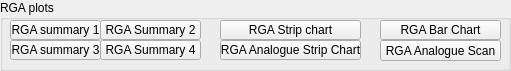
   <widget class="QGroupBox" name="groupBox_2">
    <property name="geometry">
     <rect>
      <x>10</x>
      <y>10</y>
      <width>511</width>
      <height>71</height>
     </rect>
    </property>
    <property name="title">
     <string>RGA plots</string>
    </property>
    <widget class="QEPushButton" name="qepushbutton_22">
     <property name="geometry">
      <rect>
       <x>380</x>
       <y>20</y>
       <width>121</width>
       <height>20</height>
      </rect>
     </property>
     <property name="text">
      <string>RGA Bar Chart</string>
     </property>
     <property name="checkable">
      <bool>false</bool>
     </property>
     <property name="variable" stdset="0">
      <string/>
     </property>
     <property name="altReadbackVariable" stdset="0">
      <string/>
     </property>
     <property name="pressText">
      <string>1</string>
     </property>
     <property name="guiFile" stdset="0">
      <string>barchart.ui</string>
     </property>
     <property name="creationOption" stdset="0">
      <enum>QEPushButton::NewTab</enum>
     </property>
    </widget>
    <widget class="QEPushButton" name="qepushbutton_24">
     <property name="geometry">
      <rect>
       <x>220</x>
       <y>40</y>
       <width>141</width>
       <height>20</height>
      </rect>
     </property>
     <property name="text">
      <string>RGA Analogue Strip Chart</string>
     </property>
     <property name="checkable">
      <bool>false</bool>
     </property>
     <property name="variable" stdset="0">
      <string/>
     </property>
     <property name="altReadbackVariable" stdset="0">
      <string/>
     </property>
     <property name="variableSubstitutions" stdset="0">
      <string>CHD=chbs</string>
     </property>
     <property name="pressText">
      <string>1</string>
     </property>
     <property name="guiFile" stdset="0">
      <string>mv2_main_bar.ui</string>
     </property>
     <property name="creationOption" stdset="0">
      <enum>QEPushButton::NewWindow</enum>
     </property>
    </widget>
    <widget class="QEPushButton" name="qepushbutton_25">
     <property name="geometry">
      <rect>
       <x>220</x>
       <y>20</y>
       <width>141</width>
       <height>20</height>
      </rect>
     </property>
     <property name="text">
      <string>RGA Strip chart</string>
     </property>
     <property name="checkable">
      <bool>false</bool>
     </property>
     <property name="variable" stdset="0">
      <string/>
     </property>
     <property name="altReadbackVariable" stdset="0">
      <string/>
     </property>
     <property name="variableSubstitutions" stdset="0">
      <string>CHD=chas</string>
     </property>
     <property name="pressText">
      <string>1</string>
     </property>
     <property name="guiFile" stdset="0">
      <string>mv2_main_bar.ui</string>
     </property>
     <property name="creationOption" stdset="0">
      <enum>QEPushButton::NewWindow</enum>
     </property>
    </widget>
    <widget class="QEPushButton" name="qepushbutton_27">
     <property name="geometry">
      <rect>
       <x>380</x>
       <y>40</y>
       <width>121</width>
       <height>21</height>
      </rect>
     </property>
     <property name="text">
      <string>RGA Analogue Scan</string>
     </property>
     <property name="checkable">
      <bool>false</bool>
     </property>
     <property name="variable" stdset="0">
      <string/>
     </property>
     <property name="altReadbackVariable" stdset="0">
      <string/>
     </property>
     <property name="pressText">
      <string>1</string>
     </property>
     <property name="guiFile" stdset="0">
      <string>barchart.ui</string>
     </property>
     <property name="creationOption" stdset="0">
      <enum>QEPushButton::NewTab</enum>
     </property>
    </widget>
    <widget class="QEPushButton" name="qepushbutton_26">
     <property name="geometry">
      <rect>
       <x>10</x>
       <y>40</y>
       <width>91</width>
       <height>20</height>
      </rect>
     </property>
     <property name="text">
      <string>RGA summary 3</string>
     </property>
     <property name="checkable">
      <bool>false</bool>
     </property>
     <property name="variable" stdset="0">
      <string/>
     </property>
     <property name="altReadbackVariable" stdset="0">
      <string/>
     </property>
     <property name="variableSubstitutions" stdset="0">
      <string>CHD=chcs</string>
     </property>
     <property name="pressText">
      <string>1</string>
     </property>
     <property name="guiFile" stdset="0">
      <string>mv2_main_bar.ui</string>
     </property>
     <property name="creationOption" stdset="0">
      <enum>QEPushButton::NewWindow</enum>
     </property>
    </widget>
    <widget class="QEPushButton" name="qepushbutton_28">
     <property name="geometry">
      <rect>
       <x>10</x>
       <y>20</y>
       <width>91</width>
       <height>20</height>
      </rect>
     </property>
     <property name="text">
      <string>RGA summary 1</string>
     </property>
     <property name="checkable">
      <bool>false</bool>
     </property>
     <property name="variable" stdset="0">
      <string/>
     </property>
     <property name="altReadbackVariable" stdset="0">
      <string/>
     </property>
     <property name="variableSubstitutions" stdset="0">
      <string>CHD=chas</string>
     </property>
     <property name="pressText">
      <string>1</string>
     </property>
     <property name="guiFile" stdset="0">
      <string>mv2_main_bar.ui</string>
     </property>
     <property name="creationOption" stdset="0">
      <enum>QEPushButton::NewWindow</enum>
     </property>
    </widget>
    <widget class="QEPushButton" name="qepushbutton_29">
     <property name="geometry">
      <rect>
       <x>100</x>
       <y>40</y>
       <width>101</width>
       <height>20</height>
      </rect>
     </property>
     <property name="text">
      <string>RGA Summary 4</string>
     </property>
     <property name="checkable">
      <bool>false</bool>
     </property>
     <property name="variable" stdset="0">
      <string/>
     </property>
     <property name="altReadbackVariable" stdset="0">
      <string/>
     </property>
     <property name="variableSubstitutions" stdset="0">
      <string>CHD=chds</string>
     </property>
     <property name="pressText">
      <string>1</string>
     </property>
     <property name="guiFile" stdset="0">
      <string>mv2_main_bar.ui</string>
     </property>
     <property name="creationOption" stdset="0">
      <enum>QEPushButton::NewWindow</enum>
     </property>
    </widget>
    <widget class="QEPushButton" name="qepushbutton_35">
     <property name="geometry">
      <rect>
       <x>100</x>
       <y>20</y>
       <width>101</width>
       <height>20</height>
      </rect>
     </property>
     <property name="text">
      <string>RGA Summary 2</string>
     </property>
     <property name="checkable">
      <bool>false</bool>
     </property>
     <property name="variable" stdset="0">
      <string/>
     </property>
     <property name="altReadbackVariable" stdset="0">
      <string/>
     </property>
     <property name="variableSubstitutions" stdset="0">
      <string>CHD=chbs</string>
     </property>
     <property name="pressText">
      <string>1</string>
     </property>
     <property name="guiFile" stdset="0">
      <string>mv2_main_bar.ui</string>
     </property>
     <property name="creationOption" stdset="0">
      <enum>QEPushButton::NewWindow</enum>
     </property>
    </widget>
   </widget>
